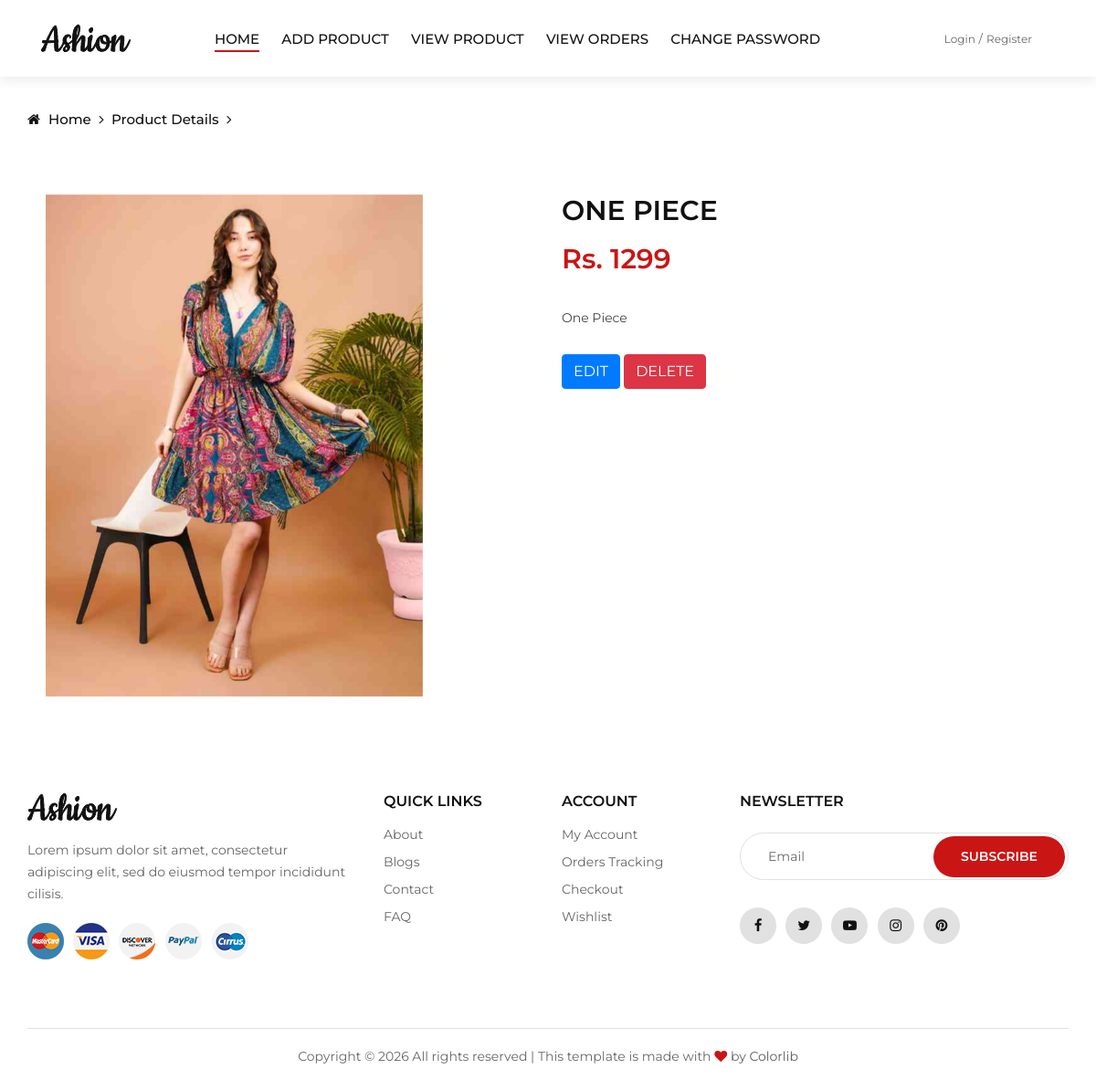
Screenshot of /seller-product-details/4/ with the database file from the repository.
### myapp/models.py (models this page shows, shortened)
class Product(models.Model):
    category=(
        ("men","men",),
        ("women","women",),
        ("kids","kids",),
        ("accessories","accessories",)
    )
    seller=models.ForeignKey(User,on_delete=models.CASCADE)
    product_category=models.CharField(max_length=100,choices=category)
    product_name=models.CharField(max_length=100)
    product_price=models.PositiveIntegerField()
    product_desc=models.TextField()
    product_image=models.ImageField(upload_to="product_image/")

### myapp/views.py (the view)
# urls.py: path('seller-product-details/<int:pk>/',views.seller_product_details,name='seller-product-details'),
def seller_product_details(request,pk):
    product=Product.objects.get(pk=pk)
    return render(request,'seller-product-details.html',{'product':product})

### myapp/templates/seller-product-details.html
{% extends 'seller-header.html' %}
{% load static %}
{% block content %}
<!DOCTYPE html>
<html lang="zxx">
<head>
</head>
<body>
    <div class="breadcrumb-option">
        <div class="container">
            <div class="row">
                <div class="col-lg-12">
                    <div class="breadcrumb__links">
                        <a href="/"><i class="fa fa-home"></i> Home</a>
                        <a href="#">Product Details </a>
                    </div>
                </div>
            </div>
        </div>
    </div>
    <section class="product-details spad">
        <div class="container">
            <div class="row">
                <div class="col-lg-6">
                    <div class="product__details__pic">
                        <div class="product__details__slider__content">
                            <div class="product__details__pic__slider owl-carousel">
                                <img data-hash="product-1" class="product__big__img" src="{{product.product_image.url}}" alt="">
                            </div>
                        </div>
                    </div>
                </div>
                <div class="col-lg-6">
                    <div class="product__details__text">
                        <h3>{{product.product_name}}</h3>
                        <div class="product__details__price">Rs. {{product.product_price}}</div>
                        <p>{{product.product_desc}}</p>
                        <div class="product__details__button">
                            <a href="{% url 'seller-product-edit' pk=product.pk %}" class="btn btn-primary">EDIT</a>
                            <a href="{% url 'seller-product-delete' pk=product.pk %}" class="btn btn-danger">DELETE</a>
                        </div>
                    </div>
                </div>
            </div>
        </div>
    </section>
</body>
</html>
{% endblock %}

### myapp/static/css/style.css (style rules this page uses)
html, body { height: 100%; font-family: "Montserrat", sans-serif; -webkit-font-smoothing: antialiased; }
h1, h2, h3, h4, h5, h6 { margin: 0; color: #111111; font-weight: 400; font-family: "Montserrat", sans-serif; }
h3 { font-size: 30px; }
p { font-size: 14px; font-family: "Montserrat", sans-serif; color: #666666; font-weight: 400; line-height: 24px; margin: 0 0 15px 0; }
img { max-width: 100%; }
.spad { padding-top: 100px; padding-bottom: 100px; }
.breadcrumb-option { padding-top: 35px; }
.breadcrumb__links a { font-size: 15px; font-weight: 500; color: #111111; margin-right: 18px; display: inline-block; position: relative; }
.breadcrumb__links a:after { position: absolute; right: -14px; top: 0; content: ""; font-family: "FontAwesome"; }
.breadcrumb__links a i { margin-right: 5px; }
.product-details { padding-top: 70px; padding-bottom: 50px; }
.product__details__pic { overflow: hidden; }
.product__details__slider__content { width: calc(78% - 20px); float: left; margin-left: 20px; }
.product__details__text h3 { color: #111111; font-weight: 600; text-transform: uppercase; margin-bottom: 12px; }
.product__details__text p { color: #444444; margin-bottom: 28px; }
.product__details__price { font-size: 30px; font-weight: 600; color: #ca1515; margin-bottom: 30px; }
.product__details__button { overflow: hidden; margin-bottom: 25px; }
@media only screen and (min-width: 1200px) { .container { max-width: 1170px; } }

### rows the page displays
Product: product_image (picture), product_name "ONE PIECE", product_price "1299", product_desc "One Piece"
